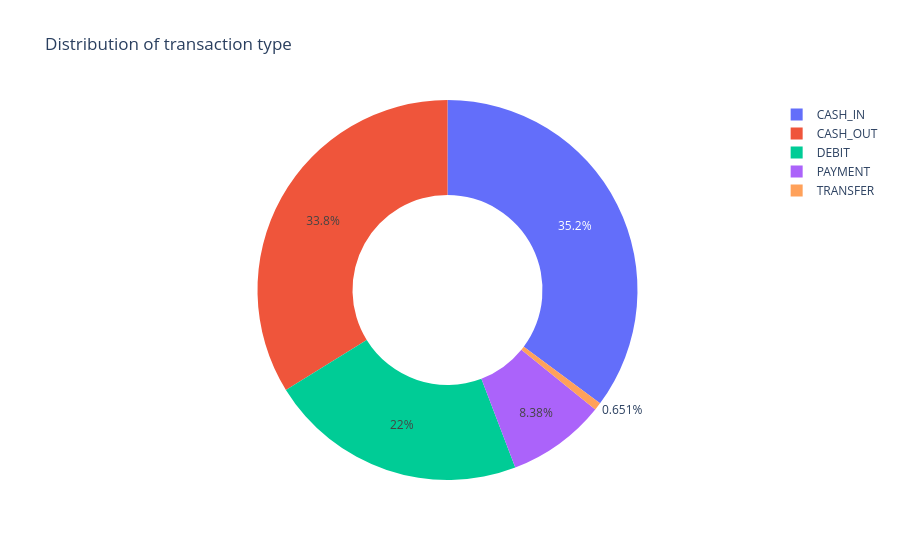

The cell this chart's notebook holds for it:
### Markdown cell above
**Getting A Pie Chart**

### Code cell
#Distribution of Transaction Type
type_counts=payment['type'].value_counts()
transaction= [labelencoder.classes_[i] for i in sorted(type_counts.index)]
quantity=type_counts.values

#draw pie_chart
fig= px.pie(values=quantity,names=transaction,hole=0.5,title='Distribution of transaction type')
fig.show()

### Figure 1 — Plotly figure (JSON) as saved in the notebook; plotly's stock layout.template omitted (floating-point values rounded to 4 significant figures)
{"data": [{"domain": {"x": [0, 1], "y": [0, 1]}, "hole": 0.5, "hovertemplate": "label=%{label}<br>value=%{value}<extra></extra>", "labels": ["CASH_IN", "CASH_OUT", "DEBIT", "PAYMENT", "TRANSFER"], "legendgroup": "", "name": "", "showlegend": true, "type": "pie", "values": [2237500, 2151495, 1399284, 532909, 41432]}], "layout": {"legend": {"tracegroupgap": 0}, "title": {"text": "Distribution of transaction type"}}}
